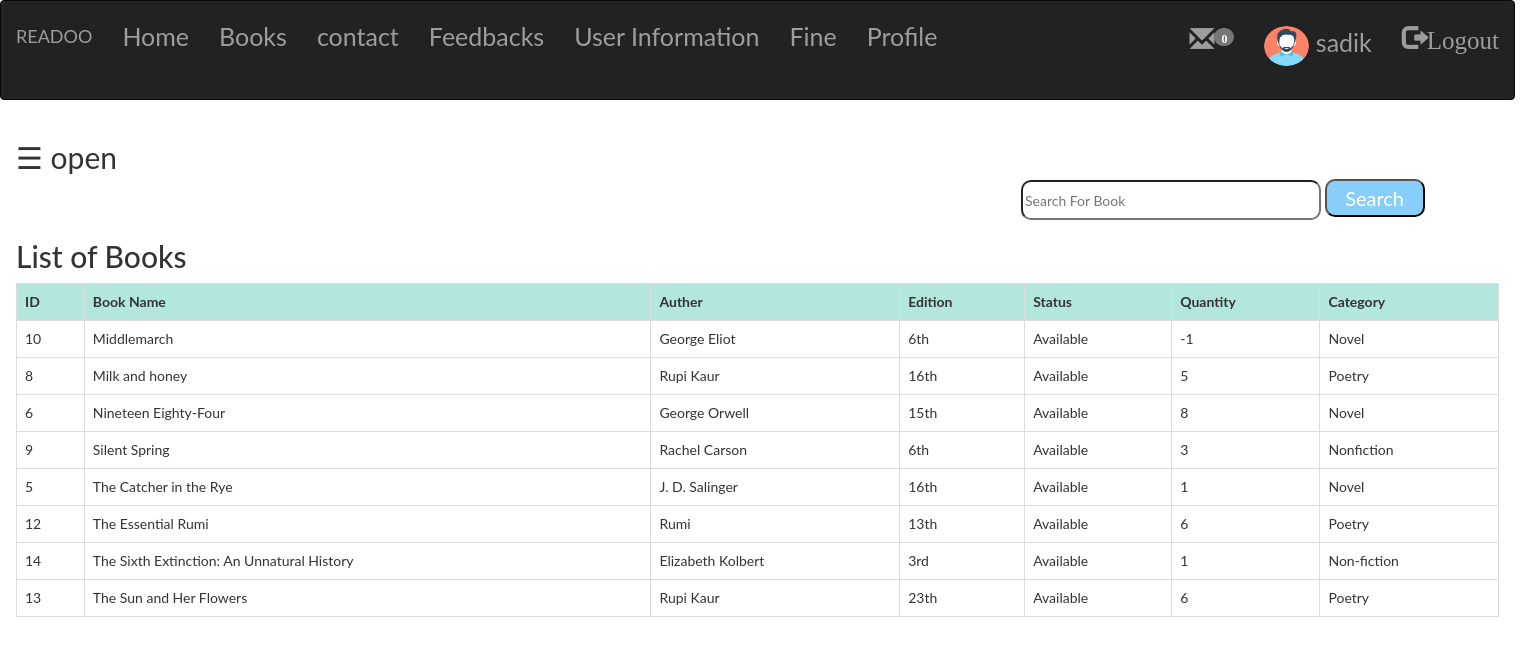
Screenshot of /Admin/book.php (signed in) with the database file from the repository.
### tables this page shows
CREATE TABLE `books` (
  `Id` int(8) NOT NULL,
  `Name` varchar(100) NOT NULL,
  `Authors` varchar(100) NOT NULL,
  `Editions` varchar(100) NOT NULL,
  `Status` varchar(100) NOT NULL,
  `Quantity` int(100) NOT NULL,
  `Category` varchar(100) NOT NULL
);

### Admin/book.php (the view, shortened to what this page needs)
<?php
    include"connection.php";
    include "navbar.php";
?>
  <!DOCTYPE html>
   <html>
    <head>
  <link rel="stylesheet" type="text/css" href="style.css">
    <link rel="stylesheet" href="https://maxcdn.bootstrapcdn.com/bootstrap/3.3.7/css/bootstrap.min.css">
</head>
<body class="parallax6">
    <div id="main">
        <span style="font-size:30px;cursor:pointer" onclick="openNav()">&#9776; open</span>
   <div class="srch" >
       <form name="submit" method="post">
       <div>
            <input name="search" class="searchbar" type="text"   placeholder="Search For Book" required="">
            <button name="submit" class="search-btn">Search</button>
       </div>
    </form>
   </div>
    <div><h2>List of Books</h2></div>
       <?php
    if(isset($_POST['submit']))
    {
     $q=mysqli_query($db," SELECT * FROM `books` WHERE Name like '%$_POST[search]%' ");
        if(mysqli_num_rows($q)==0)
        {
          echo "Sorry!! No Book found";
        }
        else
        {
            echo "<table class='table table-bordered table-hover'>";
            echo"<tr style='background-color:#b3e7de;'>";
                    echo "<th>"; echo"ID"; echo"</th>";
                    echo "<th>"; echo"Book Name"; echo"</th>";
                    echo "<th>"; echo"Auther"; echo"</th>";
                    echo "<th>"; echo"Edition"; echo"</th>";
                    echo "<th>"; echo"Status"; echo"</th>";
                    echo "<th>"; echo"Quantity"; echo"</th>";
                    echo "<th>"; echo"Category"; echo"</th>";
            echo"</tr>";
        while($row=mysqli_fetch_assoc($q))
      {
       echo"<tr>";
           echo"<td>";echo $row['Id'];echo"</td>";
           echo"<td>";echo $row['Name'];echo"</td>";
           echo"<td>";echo $row['Authors'];echo"</td>";
           echo"<td>" ;echo $row['Editions'];echo"</td>";
           echo"<td>";echo $row['Status'];echo"</td>";
           echo"<td>";echo $row['Quantity'];echo"</td>";
           echo"<td>";echo $row['Category'];echo"</td>";
      echo"</tr>";
    }
echo"</table>";
        }
    }
    else
    {
    $res=mysqli_query($db,"SELECT * FROM `books` ORDER BY `books`.`Name` ASC ;");
    echo "<table class='table table-bordered table-hover'>";
    echo"<tr style='background-color:#b3e7de;'>";
     echo "<th>"; echo"ID"; echo"</th>";
     echo "<th>"; echo"Book Name"; echo"</th>";
     echo "<th>"; echo"Auther"; echo"</th>";
     echo "<th>"; echo"Edition"; echo"</th>";
     echo "<th>"; echo"Status"; echo"</th>";
     echo "<th>"; echo"Quantity"; echo"</th>";
     echo "<th>"; echo"Category"; echo"</th>";
    echo"</tr>";
    while($row=mysqli_fetch_assoc($res))
    {
     echo"<tr>";
      echo"<td>";echo $row['Id'];echo"</td>";
      echo"<td>";echo $row['Name'];echo"</td>";
      echo"<td>";echo $row['Authors'];echo"</td>";
      echo"<td>" ;echo $row['Editions'];echo"</td>";
      echo"<td>";echo $row['Status'];echo"</td>";
      echo"<td>";echo $row['Quantity'];echo"</td>";
      echo"<td>";echo $row['Category'];echo"</td>";
     echo"</tr>";
    }
echo"</table>";
    }
    ?>
</div>
    </body>
</html>

### Admin/style.css (style rules this page uses)
.parallax6 { height:800px; width: 1515px; background-image: url("img/bachgrd.jpg"); min-height: 400px; background-attachment: fixed; background-position: center; background-repeat: no-repeat; background-size: cover; }
.search-btn { height:38px; width:100px; font-size: 20px; border-radius: 10px; color: white; background-color:lightskyblue; }

### Admin/book.php (style rules this page uses)
.searchbar { margin-left:5px; height:40px; width:300px; border-radius: 10px; }
.srch { padding-left:1000px; }
body { font-family: "Lato", sans-serif; transition: background-color .5s; }
#main { transition: margin-left .5s; padding: 16px; }

### rows the page displays
books: Id "10", Name "Middlemarch", Authors "George Eliot", Editions "6th", Status "Available", Quantity "-1", Category "Novel"
books: Id "8", Name "Milk and honey", Authors "Rupi Kaur", Editions "16th", Status "Available", Quantity "5", Category "Poetry"
books: Id "6", Name "Nineteen Eighty-Four", Authors "George Orwell", Editions "15th", Status "Available", Quantity "8", Category "Novel"
books: Id "9", Name "Silent Spring", Authors "Rachel Carson", Editions "6th", Status "Available", Quantity "3", Category "Nonfiction"
books: Id "5", Name "The Catcher in the Rye", Authors "J. D. Salinger", Editions "16th", Status "Available", Quantity "1", Category "Novel"
books: Id "12", Name "The Essential Rumi", Authors "Rumi", Editions "13th", Status "Available", Quantity "6", Category "Poetry"
books: Id "14", Name "The Sixth Extinction: An Unnatural History", Authors "Elizabeth Kolbert", Editions "3rd", Status "Available", Quantity "1", Category "Non-fiction"
books: Id "13", Name "The Sun and Her Flowers", Authors "Rupi Kaur", Editions "23th", Status "Available", Quantity "6", Category "Poetry"

### other values shown
$count['Total'] "0"
$_SESSION['login_user'] "sadik"
